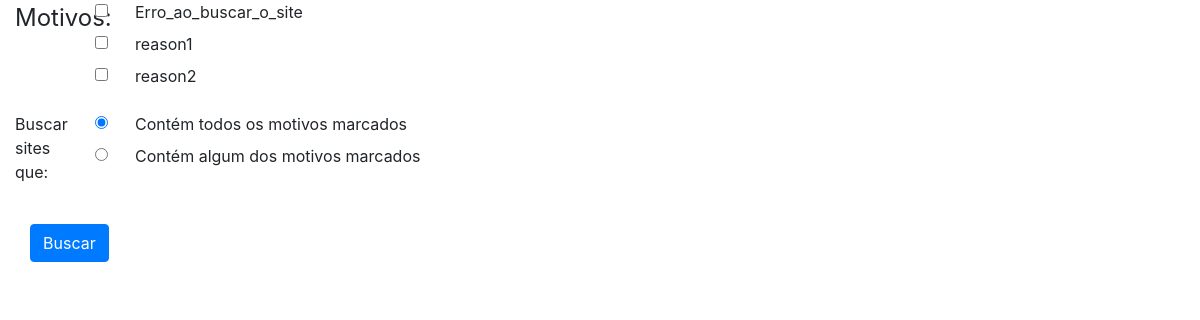
The page /classificador/busca/ on the database its author committed.
### classificador/models.py (models this page shows)
class Motivo(models.Model):
	nome = models.CharField(max_length=100)

### classificador/views.py (the view)
# urls.py: path('busca/', views.search, name='busca'),
def search(request):
	rlist = None
	reasons = []
	try:
		rlist = get_list_or_404(Motivo)
	except Http404:
		rlist = None
	if rlist is None:
		pass ############################
	else:
		reasons = [reason.nome for reason in rlist]
	context = {'reasons':reasons}
	return render(request, 'classificador/busca.html', context)

### classificador/templates/classificador/busca.html (shortened to what this page needs)
{% load staticfiles %}
<head>
    <link rel="stylesheet" href="{% static 'css/bootstrap.min.css' %}" />
</head>
<body>
    <div id='queryform' class="col-12">
		<form action="{% url 'search_submit' %}" method="post">
			<fieldset class="form-group">
				<div class="row">
					<legend class="col-form-label col-sm-1 pt-0">Motivos:</legend>
					<div class="col-sm-10">
						{% for m in reasons %}
							<div class="form-check">
								<input type="checkbox" class="form-check-input" id={{m}} name='searchlist' value={{m}}>
								<label class="form-check-label" for={{m}}>{{m}}</label>
							</div>
						{% endfor %}
					</div>
				</div>
			</fieldset>
			<div class="form-group row">
				<div class="col-sm-1">Buscar sites que:</div>
				<div class="col-sm-10">
					<div class="form-check">
						<input class="form-check-input" type="radio" name="searchType" id="Radio1" value="AND" checked>
						<label class="form-check-label" for="Radio1">
						Contém todos os motivos marcados
						</label>
					</div>
					<div class="form-check">
						<input class="form-check-input" type="radio" name="searchType" id="Radio2" value="OR">
						<label class="form-check-label" for="Radio2">
						Contém algum dos motivos marcados
						</label>
					</div>
	    		</div>
			</div>
			<div class="form-group">
				<div class="col-sm-10">
					<br>
					<input type="submit" class="btn btn-primary" value="Buscar">
				</div>
			</div>
		</form>
	</div>
</body>

### rows shown on the page
Motivo: reasons "Erro_ao_buscar_o_site"
Motivo: reasons "reason1"
Motivo: reasons "reason2"
